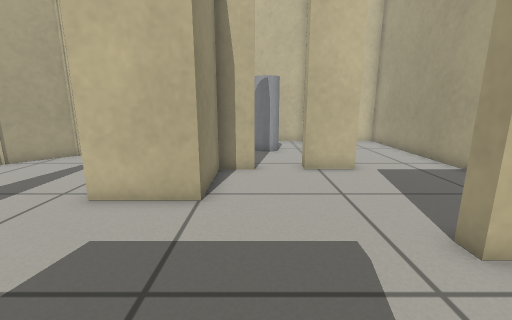
View 1 (above)

19 first-person views from a walk through a robot-simulator world made for Gazebo. The camera is 0.62 m above the floor, tilts 12° down and sees 90° across. The floor is counted in squares, 0.25 m on a side. Each view is taken from the middle of a square. On the plan, view 1 faces up. The plan holds only what a view shows up to about 17 squares ahead; the rest is blank.

View 2
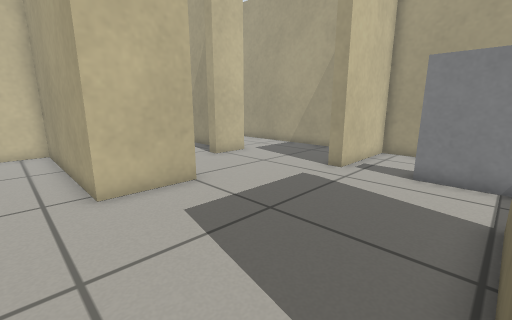

View 3
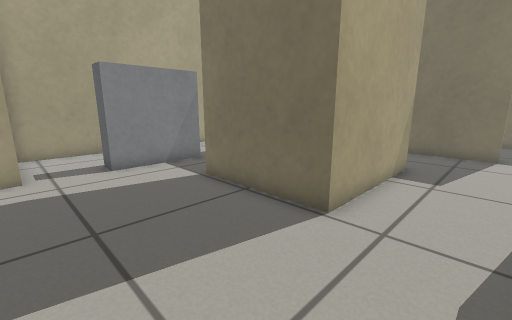

View 4
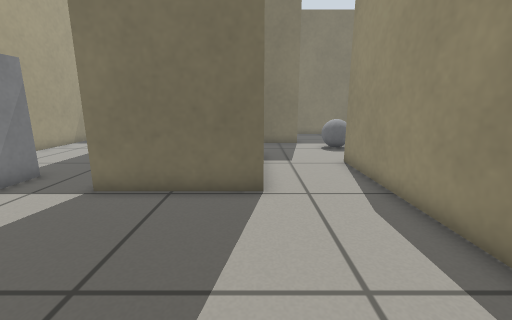

View 5
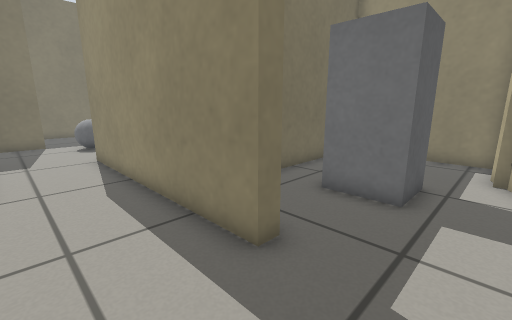

View 6
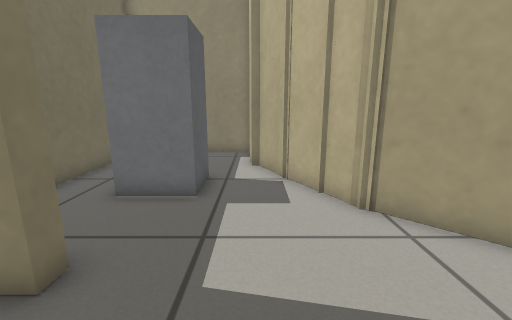

View 7
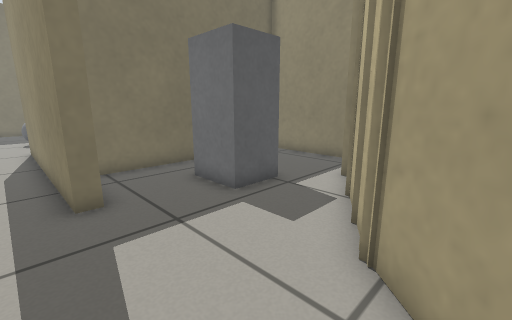

View 8
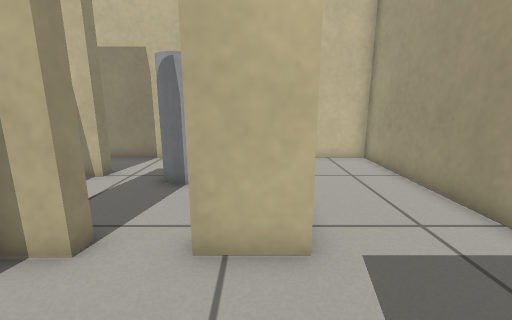

View 9
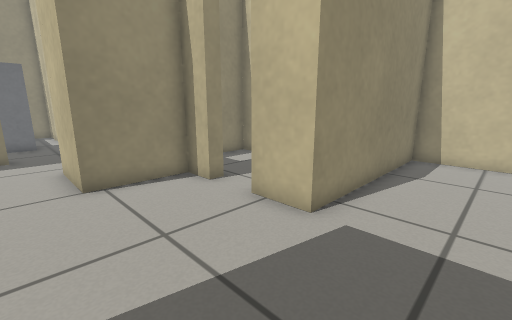

View 10
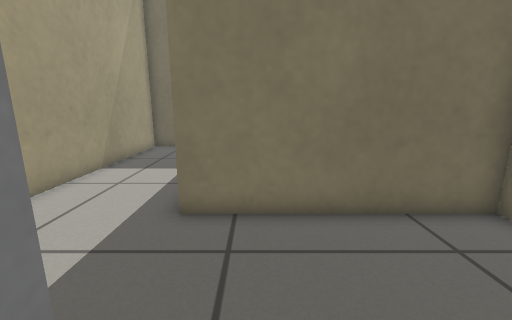

View 11
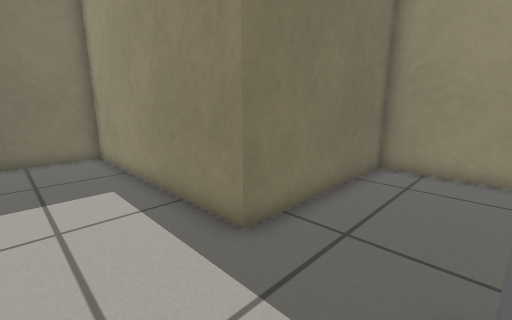

View 12
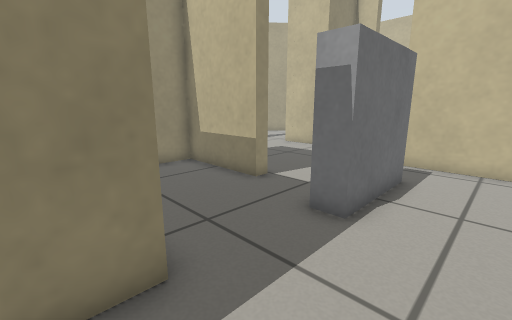

View 13
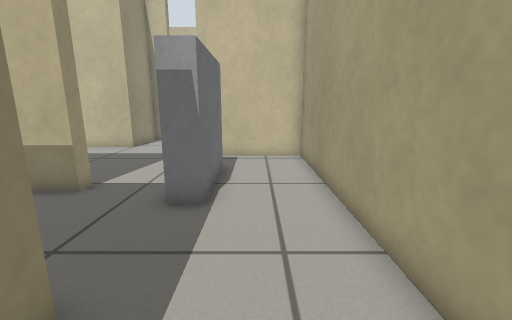

View 14
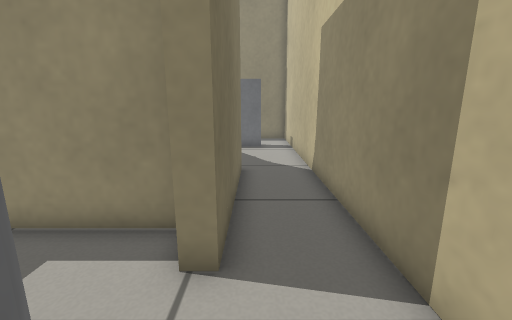

View 15
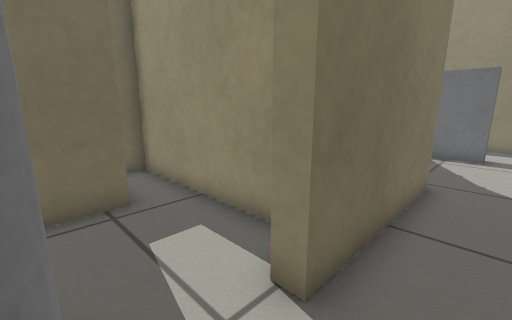

View 16
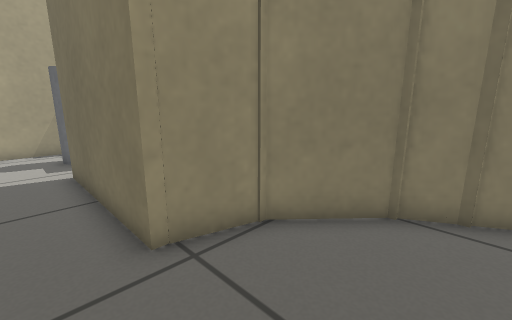

View 17
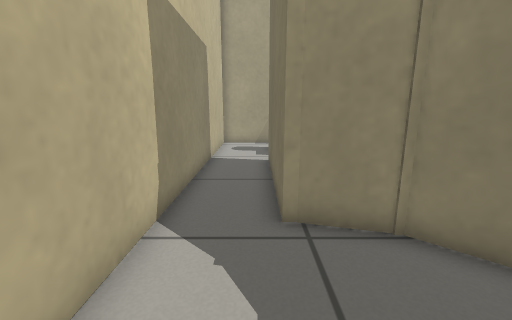

View 18
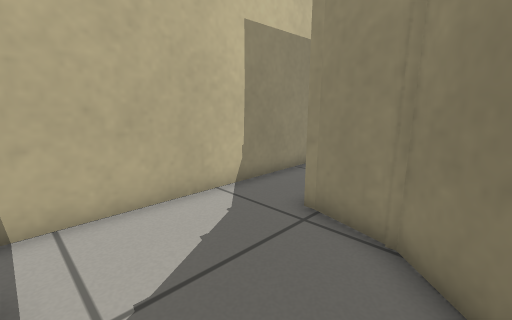

View 19
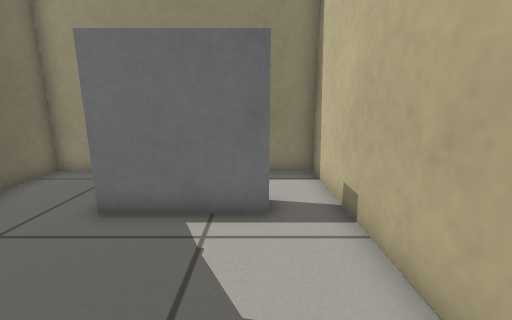

### Floor plan
Points are (right, up) in squares from view 1. A wall is a line through its corners. A room is listed if a view was taken in it or the views show most of it. See-through windows are left out.
Room 1 (views 1, 2, 3, 4, 8, 10, 11, 12, 13)
walls: (-4.2, -7.3) (-4.2, -1.2) (0.8, -1.2) (0.8, -1.8) (-3.6, -1.8) (-3.6, -6.6) (3.8, -6.6) (3.8, -16.6) (8.2, -16.6) (8.2, 3.7) (3.7, 3.7) (3.7, 4.4); (-8, 5.1) (-8, -5.4); (3.8, 9.9) (1.9, 9.9) (1.9, 10.5); (-0.1, 10.4) (-0.1, 9.9) (-1.5, 9.9) (-1.5, 6.4) (-4.5, 6.4)
ways out: opening at (-6, 5.3) to room 2; opening at (4, 7) to room 3; opening at (0.5, 10) to room 4; opening at (-6, -5.7)
objects: grey box (4, -3) to (5, 1)
Room 2 (views 5, 6, 7)
walls: (-8.6, 5.1) (-8, 5.1); (-10.7, 10.8) (-16.3, 7.5); (-15.5, 8.1) (-15.5, 7.8); (-9, 12.7) (-11.2, 10.4); (-4.5, 6.4) (-4.5, 14.8) (-6.3, 14.8); (-16, 1.7) (-9.3, 1.7); (-18.6, 7.8) (-18.6, 2.3)
low walls: (-14.9, 8.4) (-15.5, 8.1)
ways out: opening at (-6, 5.3) to room 1
objects: grey box (-14, 4) to (-12, 6)
Room 3 (view 9)
walls: (8.2, 6.8) (8.2, 18.2) (3.8, 18.2) (3.8, 9.9)
ways out: opening at (4, 7) to room 1
Room 4 (views 14, 15, 19)
walls: (-2.1, 10.4) (-0.1, 10.4); (3.3, 12.5) (3.3, 18.2) (-10.4, 18.2); (-8.9, 15.4) (-2.5, 15.4) (-2.5, 14.8) (-3.9, 14.8) (-3.9, 7) (-3.1, 7)
ways out: opening at (0.5, 10) to room 1; opening at (-9.5, 16.5) to room 5
objects: grey cylinder (0, 14) to (1, 15)
Room 5 (views 16, 17, 18)
walls: (-13.3, 10) (-11.4, 11) (-9.4, 13.2) (-8.9, 15.1); (-18.6, 9.8) (-18.6, 8.4) (-16.3, 8.4); (-8.9, 15) (-8.9, 15.4); (-10.4, 18.2) (-18.6, 18.2) (-18.6, 13.6)
ways out: opening at (-9.5, 16.5) to room 4
objects: grey box (-15, 12) to (-15, 16)

Where each view was taken, in squares from view 1:
view 1: 0 up, 0 right, facing up
view 2: 1 down, 6 left, facing up-right
view 3: 4 up, 7 left, facing down-right
view 4: 6 up, 4 left, facing down
view 5: 8 up, 5 left, facing down-left
view 6: 8 up, 5 left, facing left
view 7: 12 up, 7 left, facing down-left
view 8: 6 up, 3 right, facing up
view 9: 5 up, 7 right, facing up-left
view 10: 1 down, 2 right, facing down
view 11: 3 down, 7 right, facing down-left
view 12: 8 down, 7 right, facing up-left
view 13: 9 down, 6 right, facing up
view 14: 16 up, 1 right, facing left
view 15: 17 up, 0 right, facing down-left
view 16: 17 up, 13 left, facing down-right
view 17: 16 up, 14 left, facing right
view 18: 12 up, 14 left, facing up-right
view 19: 16 up, 9 left, facing left
